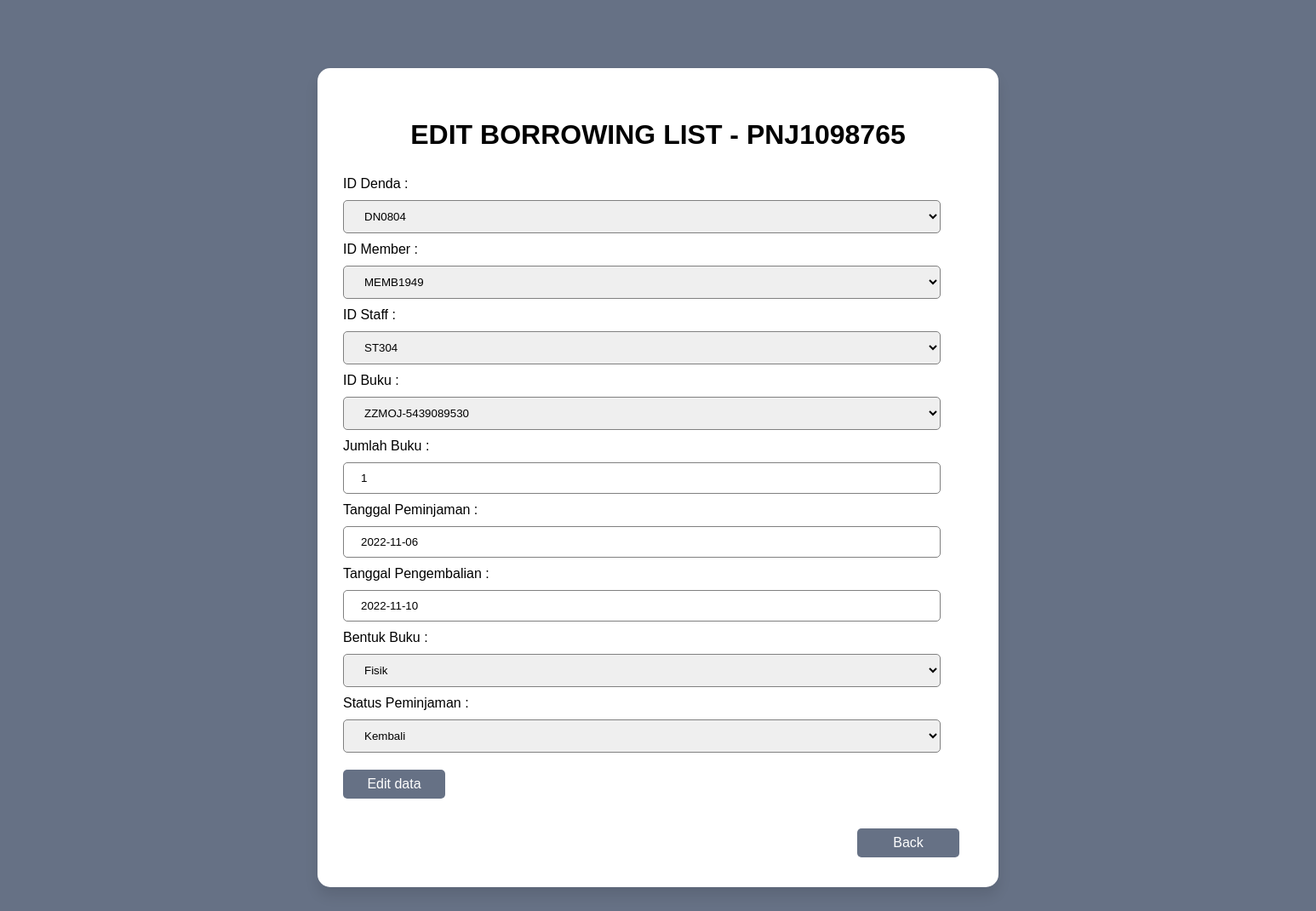
Page /editBorrowing.php?id=PNJ1098765 on the committed database.
### tables this page shows
CREATE TABLE `peminjaman` (
  `idPeminjaman` char(20) NOT NULL,
  `idDenda` char(20) NOT NULL,
  `memberId` char(20) NOT NULL,
  `staffId` char(20) NOT NULL,
  `bookId` char(20) NOT NULL,
  `jumlahBuku` int(11) DEFAULT NULL,
  `tanggalPeminjaman` date DEFAULT NULL,
  `tanggalPengembalian` date DEFAULT NULL,
  `bentukBuku` char(20) DEFAULT NULL,
  `statusPeminjaman` char(10) DEFAULT NULL
);

### editBorrowing.php (the view, shortened to what this page needs)
<?php
$conn = mysqli_connect("localhost", "root", "", "sistemPerpustakaan");
$keyword = $_GET["id"];
$query = "SELECT * FROM peminjaman WHERE idPeminjaman = '$keyword'";
$result = mysqli_query($conn, $query);
$res = mysqli_fetch_assoc($result);
?>
<!DOCTYPE html>
<html lang="en">
<head>
    <link rel="stylesheet" href="editMenu.css">
</head>
<body>
    <div class="container">
        <div class="login">
            <h1>Edit Borrowing List - <?= $res["idPeminjaman"]; ?></h1>
            <form action="" method="post">
                <label for="idDenda">ID Denda : </label>
                <select name="idDenda" id="idDenda">
                    <option value= "<?= $res["idDenda"]; ?>"> <?= $res["idDenda"]; ?></option>
                </select>
                <label for="memberId">ID Member : </label>
                <select name="memberId" id="memberId">
                    <option value= "<?= $res["memberId"]; ?>"> <?= $res["memberId"]; ?></option>
                </select>
                <label for="staffId">ID Staff : </label>
                <select name="staffId" id="staffId">
                    <option value= "<?= $res["staffId"]; ?>"> <?= $res["staffId"]; ?></option>
                </select>
                <label for="bookId">ID Buku : </label>
                <select name="bookId" id="bookId">
                    <option value= "<?= $res["bookId"]; ?>"> <?= $res["bookId"]; ?></option>
                </select>
                <label for="jumlahBuku">Jumlah Buku : </label>
                <input type="text" name="jumlahBuku" id="jumlahBuku" autocomplete= "off" value="<?= $res["jumlahBuku"]; ?>" required>
                <label for="tanggalPeminjaman">Tanggal Peminjaman : </label>
                <input type="text" name="tanggalPeminjaman" id="tanggalPeminjaman" autocomplete= "off" value="<?= $res["tanggalPeminjaman"]; ?>" required>
                <label for="tanggalPengembalian">Tanggal Pengembalian : </label>
                <input type="text" name="tanggalPengembalian" id="tanggalPengembalian" autocomplete= "off" value="<?= $res["tanggalPengembalian"]; ?>" required>
                <label for="bentukBuku">Bentuk Buku : </label>
                <select name="bentukBuku" id="bentukBuku">
                    <option value= "<?= $res["bentukBuku"]; ?>"> <?= $res["bentukBuku"]; ?></option>
                </select>
                <label for="statusPeminjaman">Status Peminjaman : </label>
                <select name="statusPeminjaman" id="statusPeminjaman">
                    <option value= "<?= $res["statusPeminjaman"]; ?>"> <?= $res["statusPeminjaman"]; ?></option>
                </select>
                <button type="submit" name="editData">Edit data</button>
            </form>
            <form action="" method="post" class="backButton">
                <button type="submit" name="back">Back</button>
            </form>
        </div>
    </div>
</body>
</html>

### editMenu.css (style rules this page uses)
* { margin: 0; padding: 0; box-sizing: border-box; font-family: 'Gill Sans', 'Gill Sans MT', 'Calibri', 'Trebuchet MS', sans-serif; }
body { display: flex; justify-content: center; align-items: center; min-height: 100vh; background: #667185; }
.container { margin: 80px auto; width: 100%; display: flex; max-width: 800px; padding: 10px; background: #fff; border-radius: 15px; box-shadow: 0 10px 15px rgba(0, 0, 0, 0.1); }
form { width: 90%; margin: 10px 20px; }
h1 { margin: 50px 0 30px; text-align: center; font-weight: bolder; text-transform: uppercase; }
input[type=text], select { width: 100%; border: none; outline: none; padding: 10px 20px; border-radius: 5px; box-sizing: border-box; border: 1px solid gray; margin: 10px 0; }
.login { width: 1500px; }
button { border: none; outline: none; padding: 8px; width: 120px; color: #fff; font-size: 16px; cursor: pointer; margin-top: 10px; margin-bottom: 15px; border-radius: 5px; background: #667185; }
.backButton { margin-left: 80%; }

### rows in the picture
peminjaman: idPeminjaman "PNJ1098765", idDenda "DN0804", memberId "MEMB1949", staffId "ST304", bookId "ZZMOJ-5439089530", jumlahBuku "1", tanggalPeminjaman "2022-11-06", tanggalPengembalian "2022-11-10", bentukBuku "Fisik", statusPeminjaman "Kembali"
